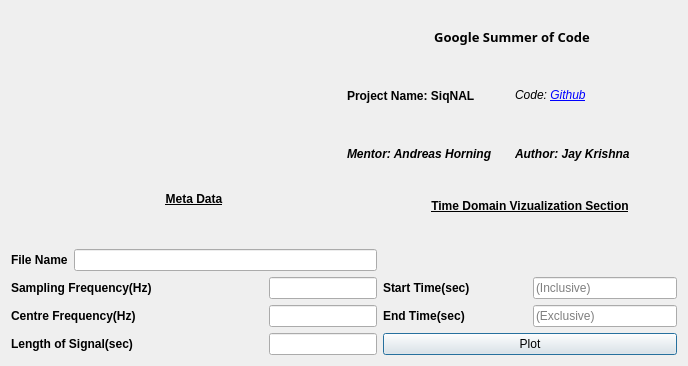
<?xml version="1.0" encoding="UTF-8"?>
<ui version="4.0">
 <class>Dialog</class>
 <widget class="QDialog" name="Dialog">
  <property name="geometry">
   <rect>
    <x>0</x>
    <y>0</y>
    <width>688</width>
    <height>366</height>
   </rect>
  </property>
  <property name="windowTitle">
   <string>Dialog</string>
  </property>
  <layout class="QVBoxLayout" name="verticalLayout_5">
   <item>
    <layout class="QVBoxLayout" name="verticalLayout_4">
     <item>
      <layout class="QHBoxLayout" name="horizontalLayout_3">
       <item>
        <widget class="QLabel" name="LogoDisplay">
         <property name="text">
          <string/>
         </property>
         <property name="alignment">
          <set>Qt::AlignCenter</set>
         </property>
        </widget>
       </item>
       <item>
        <layout class="QVBoxLayout" name="verticalLayout">
         <item>
          <widget class="QLabel" name="ProgramNameDisplay">
           <property name="font">
            <font>
             <family>Sans Serif</family>
             <pointsize>10</pointsize>
             <weight>75</weight>
             <bold>true</bold>
            </font>
           </property>
           <property name="text">
            <string>Google Summer of Code</string>
           </property>
           <property name="alignment">
            <set>Qt::AlignCenter</set>
           </property>
          </widget>
         </item>
         <item>
          <layout class="QHBoxLayout" name="horizontalLayout">
           <item>
            <widget class="QLabel" name="ProjectNameDisplay">
             <property name="font">
              <font>
               <weight>75</weight>
               <bold>true</bold>
              </font>
             </property>
             <property name="text">
              <string>Project Name: SiqNAL</string>
             </property>
            </widget>
           </item>
           <item>
            <widget class="QLabel" name="CodeNameDisplay">
             <property name="font">
              <font>
               <italic>true</italic>
              </font>
             </property>
             <property name="text">
              <string>Code: &lt;a href=&quot;https://github.com/aerospaceresearch/siqnal&quot;&gt;Github&lt;/a&gt;</string>
             </property>
            </widget>
           </item>
          </layout>
         </item>
         <item>
          <layout class="QHBoxLayout" name="horizontalLayout_2">
           <item>
            <widget class="QLabel" name="MentorNameDisplay">
             <property name="font">
              <font>
               <weight>75</weight>
               <italic>true</italic>
               <bold>true</bold>
              </font>
             </property>
             <property name="text">
              <string>Mentor: Andreas Horning</string>
             </property>
            </widget>
           </item>
           <item>
            <widget class="QLabel" name="AuthorNameDisplay">
             <property name="font">
              <font>
               <weight>75</weight>
               <italic>true</italic>
               <bold>true</bold>
              </font>
             </property>
             <property name="text">
              <string>Author: Jay Krishna</string>
             </property>
            </widget>
           </item>
          </layout>
         </item>
        </layout>
       </item>
      </layout>
     </item>
     <item>
      <layout class="QHBoxLayout" name="horizontalLayout_10">
       <item>
        <layout class="QVBoxLayout" name="verticalLayout_2">
         <item>
          <widget class="QLabel" name="MetaDisplay">
           <property name="font">
            <font>
             <weight>75</weight>
             <bold>true</bold>
             <underline>true</underline>
            </font>
           </property>
           <property name="text">
            <string>Meta Data</string>
           </property>
           <property name="alignment">
            <set>Qt::AlignCenter</set>
           </property>
          </widget>
         </item>
         <item>
          <widget class="QLabel" name="FileLogoDisplay">
           <property name="text">
            <string/>
           </property>
           <property name="alignment">
            <set>Qt::AlignCenter</set>
           </property>
          </widget>
         </item>
         <item>
          <layout class="QHBoxLayout" name="horizontalLayout_7">
           <item>
            <widget class="QLabel" name="FileNameLabel">
             <property name="font">
              <font>
               <weight>75</weight>
               <bold>true</bold>
              </font>
             </property>
             <property name="text">
              <string>File Name</string>
             </property>
            </widget>
           </item>
           <item>
            <widget class="QLineEdit" name="FileNameDisplay">
             <property name="sizePolicy">
              <sizepolicy hsizetype="Expanding" vsizetype="Fixed">
               <horstretch>0</horstretch>
               <verstretch>0</verstretch>
              </sizepolicy>
             </property>
             <property name="readOnly">
              <bool>true</bool>
             </property>
            </widget>
           </item>
          </layout>
         </item>
         <item>
          <layout class="QHBoxLayout" name="horizontalLayout_4">
           <item>
            <widget class="QLabel" name="SampleFreqLabel">
             <property name="font">
              <font>
               <weight>75</weight>
               <bold>true</bold>
              </font>
             </property>
             <property name="text">
              <string>Sampling Frequency(Hz)</string>
             </property>
            </widget>
           </item>
           <item>
            <widget class="QLineEdit" name="SampleFreqDisplay">
             <property name="sizePolicy">
              <sizepolicy hsizetype="Fixed" vsizetype="Fixed">
               <horstretch>0</horstretch>
               <verstretch>0</verstretch>
              </sizepolicy>
             </property>
             <property name="readOnly">
              <bool>true</bool>
             </property>
            </widget>
           </item>
          </layout>
         </item>
         <item>
          <layout class="QHBoxLayout" name="horizontalLayout_5">
           <item>
            <widget class="QLabel" name="CentreFreqLabel">
             <property name="font">
              <font>
               <weight>75</weight>
               <bold>true</bold>
              </font>
             </property>
             <property name="text">
              <string>Centre Frequency(Hz)</string>
             </property>
            </widget>
           </item>
           <item>
            <widget class="QLineEdit" name="CentreFreqDisplay">
             <property name="sizePolicy">
              <sizepolicy hsizetype="Fixed" vsizetype="Fixed">
               <horstretch>0</horstretch>
               <verstretch>0</verstretch>
              </sizepolicy>
             </property>
             <property name="readOnly">
              <bool>true</bool>
             </property>
            </widget>
           </item>
          </layout>
         </item>
         <item>
          <layout class="QHBoxLayout" name="horizontalLayout_6">
           <item>
            <widget class="QLabel" name="LengthSIgnalLabel">
             <property name="font">
              <font>
               <weight>75</weight>
               <bold>true</bold>
              </font>
             </property>
             <property name="text">
              <string>Length of Signal(sec)</string>
             </property>
            </widget>
           </item>
           <item>
            <widget class="QLineEdit" name="TimeSignalDisplay">
             <property name="sizePolicy">
              <sizepolicy hsizetype="Fixed" vsizetype="Fixed">
               <horstretch>0</horstretch>
               <verstretch>0</verstretch>
              </sizepolicy>
             </property>
             <property name="readOnly">
              <bool>true</bool>
             </property>
            </widget>
           </item>
          </layout>
         </item>
        </layout>
       </item>
       <item>
        <layout class="QVBoxLayout" name="verticalLayout_3">
         <item>
          <widget class="QLabel" name="AnalysisDisplay">
           <property name="font">
            <font>
             <weight>75</weight>
             <bold>true</bold>
             <underline>true</underline>
            </font>
           </property>
           <property name="text">
            <string>Time Domain Vizualization Section</string>
           </property>
           <property name="alignment">
            <set>Qt::AlignCenter</set>
           </property>
          </widget>
         </item>
         <item>
          <widget class="QLabel" name="DummyLabel">
           <property name="sizePolicy">
            <sizepolicy hsizetype="Fixed" vsizetype="Preferred">
             <horstretch>0</horstretch>
             <verstretch>0</verstretch>
            </sizepolicy>
           </property>
           <property name="minimumSize">
            <size>
             <width>294</width>
             <height>0</height>
            </size>
           </property>
           <property name="text">
            <string/>
           </property>
          </widget>
         </item>
         <item>
          <layout class="QHBoxLayout" name="horizontalLayout_9">
           <item>
            <widget class="QLabel" name="StartTimeLabel">
             <property name="font">
              <font>
               <weight>75</weight>
               <bold>true</bold>
              </font>
             </property>
             <property name="text">
              <string>Start Time(sec)</string>
             </property>
            </widget>
           </item>
           <item>
            <widget class="QLineEdit" name="StartTimeInput">
             <property name="sizePolicy">
              <sizepolicy hsizetype="Preferred" vsizetype="Fixed">
               <horstretch>0</horstretch>
               <verstretch>0</verstretch>
              </sizepolicy>
             </property>
             <property name="placeholderText">
              <string>(Inclusive)</string>
             </property>
            </widget>
           </item>
          </layout>
         </item>
         <item>
          <layout class="QHBoxLayout" name="horizontalLayout_8">
           <item>
            <widget class="QLabel" name="EndTimeLabel">
             <property name="font">
              <font>
               <weight>75</weight>
               <bold>true</bold>
              </font>
             </property>
             <property name="text">
              <string>End Time(sec)</string>
             </property>
            </widget>
           </item>
           <item>
            <widget class="QLineEdit" name="EndTimeInput">
             <property name="sizePolicy">
              <sizepolicy hsizetype="Preferred" vsizetype="Fixed">
               <horstretch>0</horstretch>
               <verstretch>0</verstretch>
              </sizepolicy>
             </property>
             <property name="placeholderText">
              <string>(Exclusive)</string>
             </property>
            </widget>
           </item>
          </layout>
         </item>
         <item>
          <widget class="QPushButton" name="ActionButton">
           <property name="text">
            <string>Plot</string>
           </property>
          </widget>
         </item>
        </layout>
       </item>
      </layout>
     </item>
    </layout>
   </item>
  </layout>
 </widget>
 <resources/>
 <connections/>
</ui>
